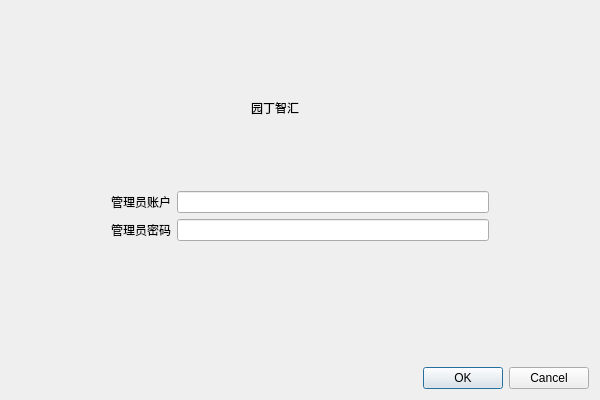
<?xml version="1.0" encoding="UTF-8"?>
<ui version="4.0">
 <class>DialogLogIn</class>
 <widget class="QDialog" name="DialogLogIn">
  <property name="geometry">
   <rect>
    <x>0</x>
    <y>0</y>
    <width>600</width>
    <height>400</height>
   </rect>
  </property>
  <property name="windowTitle">
   <string>Dialog</string>
  </property>
  <property name="styleSheet">
   <string notr="true">#DialogLogIn{border-image: url(:/background/picture1.png);}</string>
  </property>
  <layout class="QVBoxLayout" name="verticalLayout_2">
   <item>
    <spacer name="verticalSpacer_2">
     <property name="orientation">
      <enum>Qt::Orientation::Vertical</enum>
     </property>
     <property name="sizeType">
      <enum>QSizePolicy::Policy::Fixed</enum>
     </property>
     <property name="sizeHint" stdset="0">
      <size>
       <width>20</width>
       <height>20</height>
      </size>
     </property>
    </spacer>
   </item>
   <item>
    <layout class="QVBoxLayout" name="verticalLayout">
     <item>
      <layout class="QHBoxLayout" name="horizontalLayout_2">
       <item>
        <spacer name="horizontalSpacer">
         <property name="orientation">
          <enum>Qt::Orientation::Horizontal</enum>
         </property>
         <property name="sizeType">
          <enum>QSizePolicy::Policy::Fixed</enum>
         </property>
         <property name="sizeHint" stdset="0">
          <size>
           <width>240</width>
           <height>20</height>
          </size>
         </property>
        </spacer>
       </item>
       <item>
        <widget class="QLabel" name="label_2">
         <property name="styleSheet">
          <string notr="true">font: 24pt &quot;楷体&quot;;</string>
         </property>
         <property name="text">
          <string>园丁智汇</string>
         </property>
        </widget>
       </item>
       <item>
        <spacer name="horizontalSpacer_2">
         <property name="orientation">
          <enum>Qt::Orientation::Horizontal</enum>
         </property>
         <property name="sizeType">
          <enum>QSizePolicy::Policy::Fixed</enum>
         </property>
         <property name="sizeHint" stdset="0">
          <size>
           <width>40</width>
           <height>20</height>
          </size>
         </property>
        </spacer>
       </item>
      </layout>
     </item>
     <item>
      <layout class="QHBoxLayout" name="horizontalLayout_4">
       <item>
        <spacer name="horizontalSpacer_7">
         <property name="orientation">
          <enum>Qt::Orientation::Horizontal</enum>
         </property>
         <property name="sizeType">
          <enum>QSizePolicy::Policy::Fixed</enum>
         </property>
         <property name="sizeHint" stdset="0">
          <size>
           <width>100</width>
           <height>20</height>
          </size>
         </property>
        </spacer>
       </item>
       <item>
        <widget class="QLabel" name="label_5">
         <property name="styleSheet">
          <string notr="true">font: 14pt &quot;楷体&quot;;</string>
         </property>
         <property name="text">
          <string>管理员账户</string>
         </property>
        </widget>
       </item>
       <item>
        <widget class="QLineEdit" name="lineEdit_user">
         <property name="styleSheet">
          <string notr="true"/>
         </property>
        </widget>
       </item>
       <item>
        <spacer name="horizontalSpacer_8">
         <property name="orientation">
          <enum>Qt::Orientation::Horizontal</enum>
         </property>
         <property name="sizeType">
          <enum>QSizePolicy::Policy::Fixed</enum>
         </property>
         <property name="sizeHint" stdset="0">
          <size>
           <width>100</width>
           <height>20</height>
          </size>
         </property>
        </spacer>
       </item>
      </layout>
     </item>
     <item>
      <layout class="QHBoxLayout" name="horizontalLayout">
       <item>
        <spacer name="horizontalSpacer_4">
         <property name="orientation">
          <enum>Qt::Orientation::Horizontal</enum>
         </property>
         <property name="sizeType">
          <enum>QSizePolicy::Policy::Fixed</enum>
         </property>
         <property name="sizeHint" stdset="0">
          <size>
           <width>100</width>
           <height>20</height>
          </size>
         </property>
        </spacer>
       </item>
       <item>
        <widget class="QLabel" name="label_3">
         <property name="styleSheet">
          <string notr="true">font: 14pt &quot;楷体&quot;;</string>
         </property>
         <property name="text">
          <string>管理员密码</string>
         </property>
        </widget>
       </item>
       <item>
        <widget class="QLineEdit" name="lineEditLogIn">
         <property name="styleSheet">
          <string notr="true"/>
         </property>
         <property name="echoMode">
          <enum>QLineEdit::EchoMode::Password</enum>
         </property>
        </widget>
       </item>
       <item>
        <spacer name="horizontalSpacer_3">
         <property name="orientation">
          <enum>Qt::Orientation::Horizontal</enum>
         </property>
         <property name="sizeType">
          <enum>QSizePolicy::Policy::Fixed</enum>
         </property>
         <property name="sizeHint" stdset="0">
          <size>
           <width>100</width>
           <height>20</height>
          </size>
         </property>
        </spacer>
       </item>
      </layout>
     </item>
    </layout>
   </item>
   <item>
    <spacer name="verticalSpacer">
     <property name="orientation">
      <enum>Qt::Orientation::Vertical</enum>
     </property>
     <property name="sizeType">
      <enum>QSizePolicy::Policy::Fixed</enum>
     </property>
     <property name="sizeHint" stdset="0">
      <size>
       <width>20</width>
       <height>120</height>
      </size>
     </property>
    </spacer>
   </item>
   <item>
    <widget class="QDialogButtonBox" name="buttonBoxLogIn">
     <property name="orientation">
      <enum>Qt::Orientation::Horizontal</enum>
     </property>
     <property name="standardButtons">
      <set>QDialogButtonBox::StandardButton::Cancel|QDialogButtonBox::StandardButton::Ok</set>
     </property>
    </widget>
   </item>
  </layout>
 </widget>
 <resources/>
 <connections>
  <connection>
   <sender>buttonBoxLogIn</sender>
   <signal>accepted()</signal>
   <receiver>DialogLogIn</receiver>
   <slot>accept()</slot>
   <hints>
    <hint type="sourcelabel">
     <x>248</x>
     <y>254</y>
    </hint>
    <hint type="destinationlabel">
     <x>157</x>
     <y>274</y>
    </hint>
   </hints>
  </connection>
  <connection>
   <sender>buttonBoxLogIn</sender>
   <signal>rejected()</signal>
   <receiver>DialogLogIn</receiver>
   <slot>reject()</slot>
   <hints>
    <hint type="sourcelabel">
     <x>316</x>
     <y>260</y>
    </hint>
    <hint type="destinationlabel">
     <x>286</x>
     <y>274</y>
    </hint>
   </hints>
  </connection>
 </connections>
</ui>
